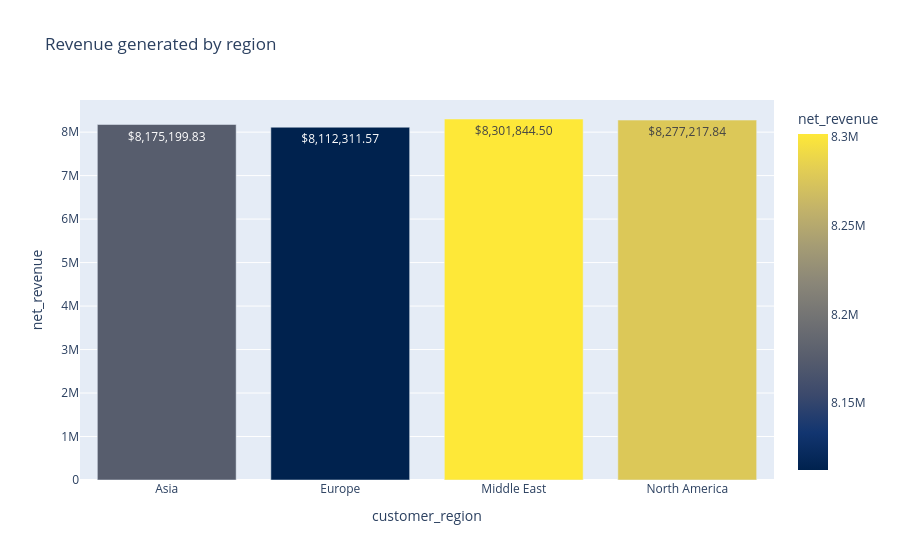

Here is the notebook cell this chart was saved with:
### Code cell
vc = df.groupby('customer_region')['net_revenue'].sum()

fig = px.bar(
    vc,
    y='net_revenue',
    text='net_revenue',
    title="Revenue generated by region",
    color='net_revenue',
    color_continuous_scale='Cividis'
)
fig.update_traces(
    textposition='inside',
    texttemplate='$%{y:,.2f}'
)
fig.show()

### Figure 1 — Plotly figure (JSON) as saved in the notebook; plotly's stock layout.template omitted (floating-point values rounded to 4 significant figures)
{"data": [{"hovertemplate": "customer_region=%{x}<br>net_revenue=%{marker.color}<extra></extra>", "legendgroup": "", "marker": {"color": [8175000.0, 8112000.0, 8302000.0, 8277000.0], "coloraxis": "coloraxis", "pattern": {"shape": ""}}, "name": "", "orientation": "v", "showlegend": false, "text": [8175000.0, 8112000.0, 8302000.0, 8277000.0], "textposition": "inside", "texttemplate": "$%{y:,.2f}", "type": "bar", "x": ["Asia", "Europe", "Middle East", "North America"], "xaxis": "x", "y": [8175000.0, 8112000.0, 8302000.0, 8277000.0], "yaxis": "y"}], "layout": {"barmode": "relative", "coloraxis": {"colorbar": {"title": {"text": "net_revenue"}}, "colorscale": [[0, "#00224e"], [0.1111, "#123570"], [0.2222, "#3b496c"], [0.3333, "#575d6d"], [0.4444, "#707173"], [0.5556, "#8a8678"], [0.6667, "#a59c74"], [0.7778, "#c3b369"], [0.8889, "#e1cc55"], [1, "#fee838"]]}, "legend": {"tracegroupgap": 0}, "title": {"text": "Revenue generated by region"}, "xaxis": {"anchor": "y", "domain": [0, 1], "title": {"text": "customer_region"}}, "yaxis": {"anchor": "x", "domain": [0, 1], "title": {"text": "net_revenue"}}}}
